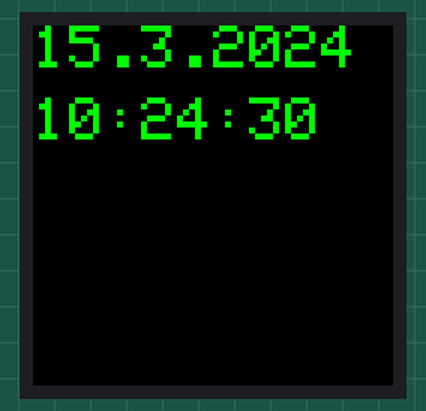
Simulated run of this sketch. Board: Arduino Mega 2560, built with avr-gcc and run on an emulated ATmega2560. Shown: 240×240 colour display. The local clock reads 2024-03-15 10:24:30 at power-on unless the sketch sets it.

Above: at 0.3 s.
At 4.6 s:
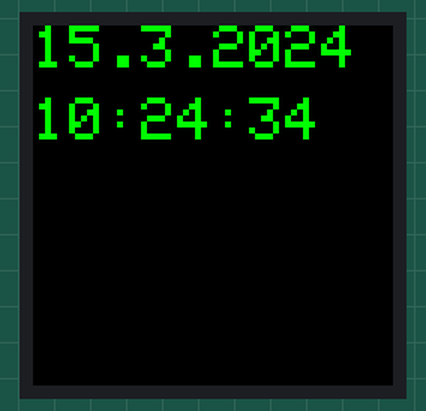
At 9.9 s:
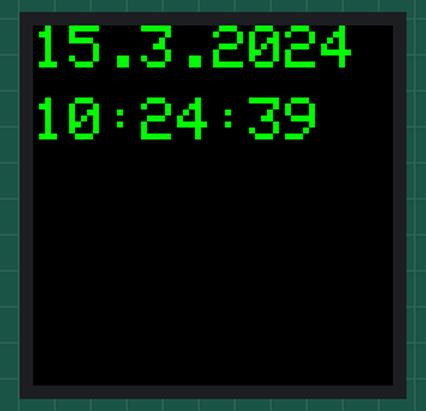
At 19.5 s:
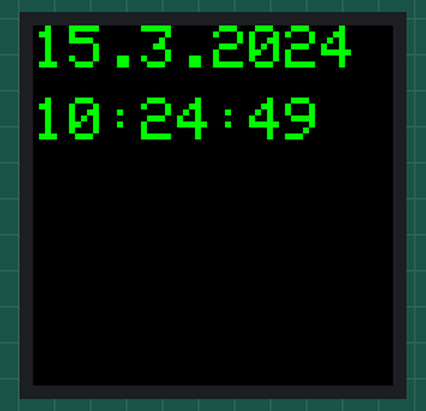
At 29.0 s:
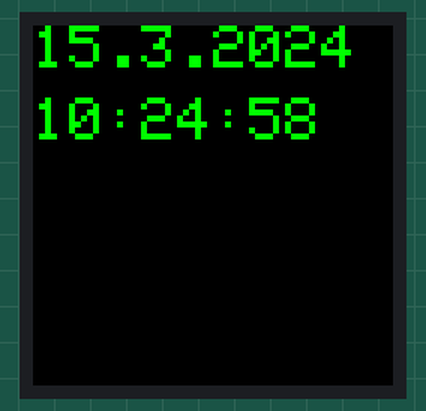
At 38.6 s:
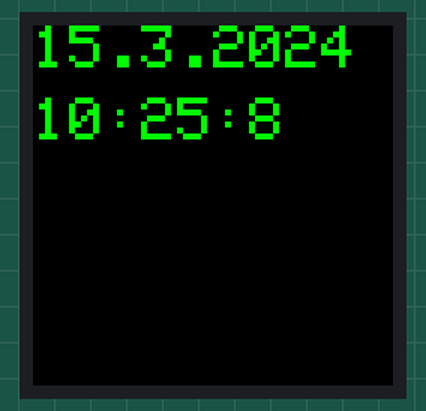

The sketch:

DS3231_and_ST7789.ino
```cpp
#include <DS3231.h>
#include <Wire.h>
#include <Adafruit_GFX.h>
#include <Adafruit_ST7789.h>
#include <SPI.h>

#define TFT_CS 10
#define TFT_RST 9
#define TFT_DC 8
#define TFT_MOSI 51
#define TFT_SCLK 52
Adafruit_ST7789 tft = Adafruit_ST7789(TFT_CS, TFT_DC, TFT_RST);

RTClib myRTC;

void setup() {

	Wire.begin();

	tft.init(240, 240, SPI_MODE2);
  tft.setRotation(2);
  tft.fillScreen(ST77XX_BLACK);

	Serial.begin(9600);
}

void loop() {

  tft.fillScreen(ST77XX_BLACK);
  DateTime now = myRTC.now();

  tft.setCursor(0,0);
  tft.setTextSize(4);
  tft.setTextColor(ST77XX_GREEN);
  String datee = String(now.day()) +'.' +String(now.month()) +'.' + String(now.year());
  tft.print(datee);

  tft.setCursor(0,48);
  tft.setTextSize(4);
  tft.setTextColor(ST77XX_GREEN);
  String timee = String(now.hour()) +':'+ String(now.minute()) +':'  + String(now.second());
  tft.print(timee);

  delay(1000);
}
	
```

Measured:
- what the display in image 0 shows lasts 1.0 s, from 0.3 s to 1.3 s
